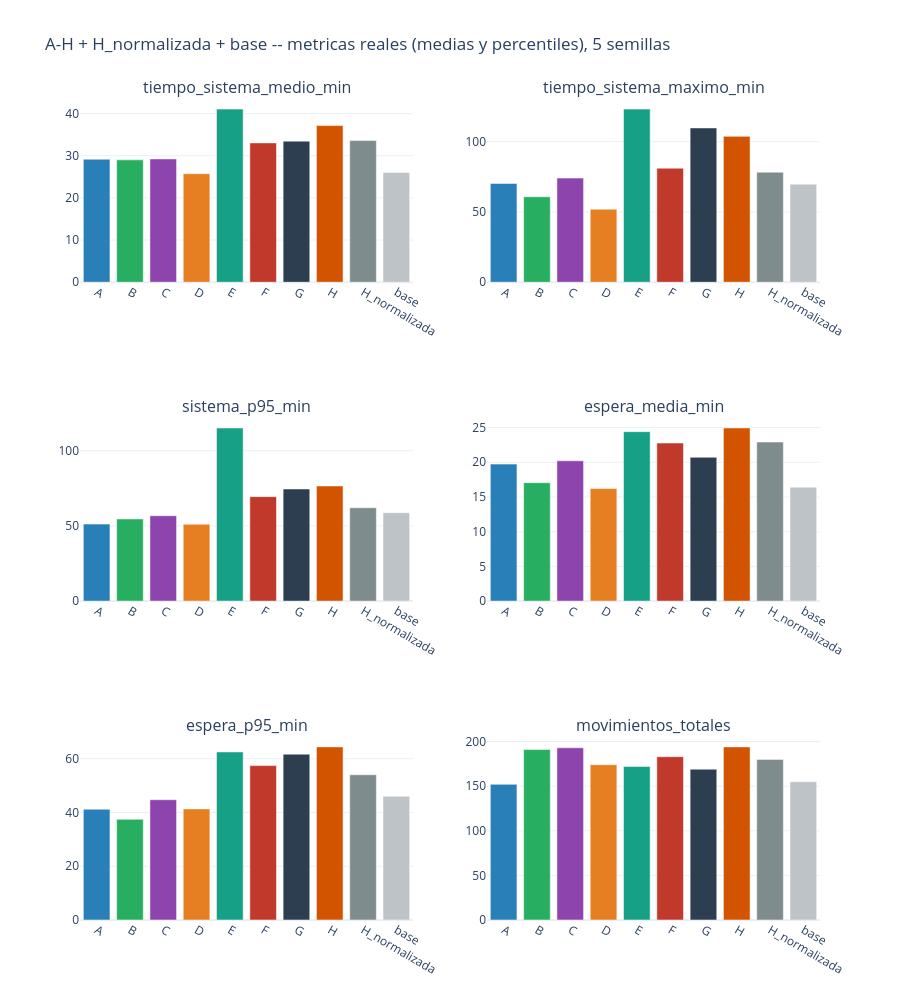

The cell this chart's notebook holds for it:
### Markdown cell above
## Comparación completa: A-H + base

Las secciones anteriores (evaluación de A-D, "¿Cuál ganó?", detalle de D y
C) son el análisis YA CERRADO de la primera secuencia de 4 recompensas --
no se tocan. Esta sección agrega E, F, G, H (tiempo lineal puro, tiempo
cuadrático puro, tiempo incremental, y multiobjetivo 95/5) a la misma
comparación de métricas reales, evaluadas exactamente igual (mismas 5
semillas, mismo modelo PPO, mismos hiperparámetros -- solo cambia la
recompensa de entrenamiento).

**A propósito, esta sección NO declara una recompensa "ganadora".** Con 8
variantes y un solo conjunto de semillas de evaluación, elegir una ganadora
del ranking agregado sería sobreajustar la lectura a un resultado puntual
-- la tabla y las gráficas de abajo quedan para un análisis conjunto
posterior, no para una conclusión automática aquí.

### Code cell
display(tabla_comparativa.round(2))

metricas_a_graficar_8 = [
    "tiempo_sistema_medio_min", "tiempo_sistema_maximo_min", "sistema_p95_min",
    "espera_media_min", "espera_p95_min", "movimientos_totales",
]
fig = make_subplots(rows=3, cols=2, subplot_titles=metricas_a_graficar_8)
colores_8 = {
    "A": "#2980b9", "B": "#27ae60", "C": "#8e44ad", "D": "#e67e22",
    "E": "#16a085", "F": "#c0392b", "G": "#2c3e50", "H": "#d35400", "H_normalizada": "#7f8c8d", "base": "#bdc3c7",
}
for i, metrica in enumerate(metricas_a_graficar_8):
    row, col = i // 2 + 1, i % 2 + 1
    fig.add_trace(go.Bar(x=tabla_comparativa["tipo"], y=tabla_comparativa[metrica],
                          marker_color=[colores_8[t] for t in tabla_comparativa["tipo"]], showlegend=False),
                  row=row, col=col)
fig.update_layout(title="A-H + H_normalizada + base -- metricas reales (medias y percentiles), 5 semillas", template="plotly_white", height=1000)
fig.write_html(str(OUT_COMPARACION / "comparacion_metricas_completa.html"))
fig.show()

### Figure 1 — Plotly figure (JSON) as saved in the notebook; plotly's stock layout.template omitted (floating-point values rounded to 4 significant figures)
{"data": [{"marker": {"color": ["#2980b9", "#27ae60", "#8e44ad", "#e67e22", "#16a085", "#c0392b", "#2c3e50", "#d35400", "#7f8c8d", "#bdc3c7"]}, "showlegend": false, "type": "bar", "x": ["A", "B", "C", "D", "E", "F", "G", "H", "H_normalizada", "base"], "xaxis": "x", "y": [29.18, 29.02, 29.25, 25.73, 41.06, 33.05, 33.46, 37.15, 33.59, 26.05], "yaxis": "y"}, {"marker": {"color": ["#2980b9", "#27ae60", "#8e44ad", "#e67e22", "#16a085", "#c0392b", "#2c3e50", "#d35400", "#7f8c8d", "#bdc3c7"]}, "showlegend": false, "type": "bar", "x": ["A", "B", "C", "D", "E", "F", "G", "H", "H_normalizada", "base"], "xaxis": "x2", "y": [70.25, 60.77, 74.07, 51.92, 123.1, 81.13, 109.7, 103.7, 78.28, 69.74], "yaxis": "y2"}, {"marker": {"color": ["#2980b9", "#27ae60", "#8e44ad", "#e67e22", "#16a085", "#c0392b", "#2c3e50", "#d35400", "#7f8c8d", "#bdc3c7"]}, "showlegend": false, "type": "bar", "x": ["A", "B", "C", "D", "E", "F", "G", "H", "H_normalizada", "base"], "xaxis": "x3", "y": [51.22, 54.62, 56.77, 51.1, 115.1, 69.46, 74.55, 76.55, 62.07, 58.77], "yaxis": "y3"}, {"marker": {"color": ["#2980b9", "#27ae60", "#8e44ad", "#e67e22", "#16a085", "#c0392b", "#2c3e50", "#d35400", "#7f8c8d", "#bdc3c7"]}, "showlegend": false, "type": "bar", "x": ["A", "B", "C", "D", "E", "F", "G", "H", "H_normalizada", "base"], "xaxis": "x4", "y": [19.74, 17.06, 20.21, 16.21, 24.41, 22.78, 20.72, 24.94, 22.92, 16.42], "yaxis": "y4"}, {"marker": {"color": ["#2980b9", "#27ae60", "#8e44ad", "#e67e22", "#16a085", "#c0392b", "#2c3e50", "#d35400", "#7f8c8d", "#bdc3c7"]}, "showlegend": false, "type": "bar", "x": ["A", "B", "C", "D", "E", "F", "G", "H", "H_normalizada", "base"], "xaxis": "x5", "y": [41.22, 37.46, 44.77, 41.34, 62.55, 57.46, 61.71, 64.43, 54.07, 46.06], "yaxis": "y5"}, {"marker": {"color": ["#2980b9", "#27ae60", "#8e44ad", "#e67e22", "#16a085", "#c0392b", "#2c3e50", "#d35400", "#7f8c8d", "#bdc3c7"]}, "showlegend": false, "type": "bar", "x": ["A", "B", "C", "D", "E", "F", "G", "H", "H_normalizada", "base"], "xaxis": "x6", "y": [152, 191, 193, 174, 172, 183, 169, 194, 180, 155], "yaxis": "y6"}], "layout": {"annotations": [{"font": {"size": 16}, "showarrow": false, "text": "tiempo_sistema_medio_min", "x": 0.225, "xanchor": "center", "xref": "paper", "y": 1.0, "yanchor": "bottom", "yref": "paper"}, {"font": {"size": 16}, "showarrow": false, "text": "tiempo_sistema_maximo_min", "x": 0.775, "xanchor": "center", "xref": "paper", "y": 1.0, "yanchor": "bottom", "yref": "paper"}, {"font": {"size": 16}, "showarrow": false, "text": "sistema_p95_min", "x": 0.225, "xanchor": "center", "xref": "paper", "y": 0.6111, "yanchor": "bottom", "yref": "paper"}, {"font": {"size": 16}, "showarrow": false, "text": "espera_media_min", "x": 0.775, "xanchor": "center", "xref": "paper", "y": 0.6111, "yanchor": "bottom", "yref": "paper"}, {"font": {"size": 16}, "showarrow": false, "text": "espera_p95_min", "x": 0.225, "xanchor": "center", "xref": "paper", "y": 0.2222, "yanchor": "bottom", "yref": "paper"}, {"font": {"size": 16}, "showarrow": false, "text": "movimientos_totales", "x": 0.775, "xanchor": "center", "xref": "paper", "y": 0.2222, "yanchor": "bottom", "yref": "paper"}], "height": 1000, "title": {"text": "A-H + H_normalizada + base -- metricas reales (medias y percentiles), 5 semillas"}, "xaxis": {"anchor": "y", "domain": [0.0, 0.45]}, "xaxis2": {"anchor": "y2", "domain": [0.55, 1.0]}, "xaxis3": {"anchor": "y3", "domain": [0.0, 0.45]}, "xaxis4": {"anchor": "y4", "domain": [0.55, 1.0]}, "xaxis5": {"anchor": "y5", "domain": [0.0, 0.45]}, "xaxis6": {"anchor": "y6", "domain": [0.55, 1.0]}, "yaxis": {"anchor": "x", "domain": [0.7778, 1.0]}, "yaxis2": {"anchor": "x2", "domain": [0.7778, 1.0]}, "yaxis3": {"anchor": "x3", "domain": [0.3889, 0.6111]}, "yaxis4": {"anchor": "x4", "domain": [0.3889, 0.6111]}, "yaxis5": {"anchor": "x5", "domain": [0.0, 0.2222]}, "yaxis6": {"anchor": "x6", "domain": [0.0, 0.2222]}}}
